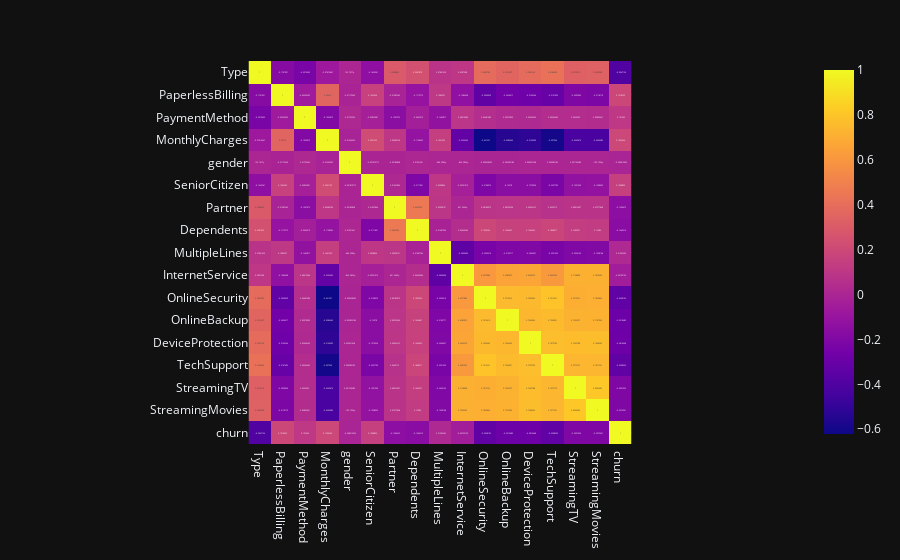

Notebook code for this chart:
### Code cell
px.imshow(full_data.corr(), text_auto=True).show()

### Figure 1 — Plotly figure (JSON) as saved in the notebook; plotly's stock layout.template omitted (floating-point values rounded to 4 significant figures; data arrays with more than 128 entries replaced by an {"elided": "..."} marker saying what was removed)
{"data": [{"coloraxis": "coloraxis", "name": "0", "texttemplate": "%{z}", "x": ["Type", "PaperlessBilling", "PaymentMethod", "MonthlyCharges", "gender", "SeniorCitizen", "Partner", "Dependents", "MultipleLines", "InternetService", "OnlineSecurity", "OnlineBackup", "DeviceProtection", "TechSupport", "StreamingTV", "StreamingMovies", "churn"], "y": ["Type", "PaperlessBilling", "PaymentMethod", "MonthlyCharges", "gender", "SeniorCitizen", "Partner", "Dependents", "MultipleLines", "InternetService", "OnlineSecurity", "OnlineBackup", "DeviceProtection", "TechSupport", "StreamingTV", "StreamingMovies", "churn"], "z": {"elided": "17x17 float values"}, "type": "heatmap", "xaxis": "x", "yaxis": "y", "hovertemplate": "x: %{x}<br>y: %{y}<br>color: %{z}<extra></extra>"}], "layout": {"xaxis": {"anchor": "y", "domain": [0.0, 1.0], "scaleanchor": "y", "constrain": "domain"}, "yaxis": {"anchor": "x", "domain": [0.0, 1.0], "autorange": "reversed", "constrain": "domain"}, "coloraxis": {"colorscale": [[0.0, "#0d0887"], [0.1111, "#46039f"], [0.2222, "#7201a8"], [0.3333, "#9c179e"], [0.4444, "#bd3786"], [0.5556, "#d8576b"], [0.6667, "#ed7953"], [0.7778, "#fb9f3a"], [0.8889, "#fdca26"], [1.0, "#f0f921"]]}, "margin": {"t": 60}}}
